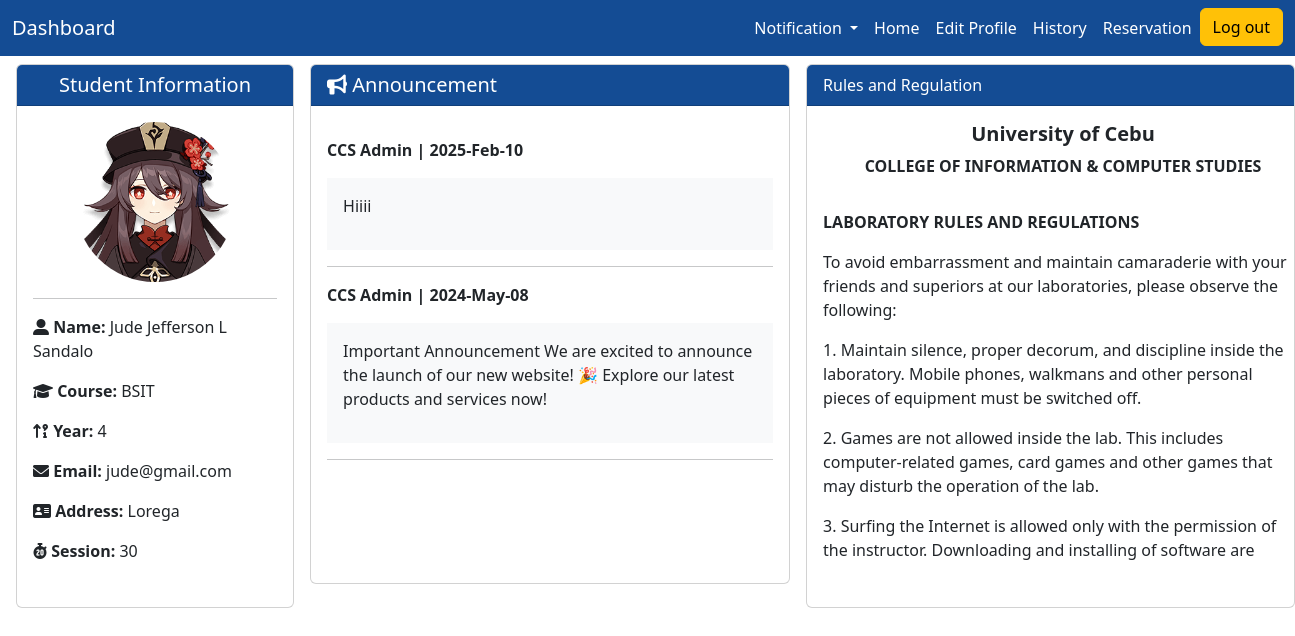
/View/Student/Homepage.php (signed in), run on the app's committed database.
### tables this page shows
CREATE TABLE `announce` (
  `announce_id` int(11) NOT NULL,
  `admin_name` varchar(20) NOT NULL,
  `date` varchar(20) NOT NULL,
  `message` varchar(255) NOT NULL
);

### Backend/backend_student.php (called while the page is built, shortened)
<?php
function view_announcement()
{
    $db = Database::getInstance();
    $con = $db->getConnection();
    $sql = "SELECT * FROM announce ORDER BY announce_id desc";
    $result = mysqli_query($con, $sql);
    if (mysqli_num_rows($result) > 0) {
        $announcement = [];
        while ($row = mysqli_fetch_array($result)) {
            $announcement[] = $row;
        }
    }
    return $announcement;
}

### View/Student/Homepage.php (the view, shortened to what this page needs)
<?php
require_once '../asset/navbar_student.php';
$announce = view_announcement();
?>
<!DOCTYPE html>
<html lang="en">
<head>
</head>
<body>
  <div class="row ms-1">
    <div class="d-flex flex-row container pt-2 gap-3" style="margin-right:18%">
      <div class="card" style="max-width: 20rem;">
        <h5 class="card-header text-white text-center" style="background-color:#144c94">Student Information</h5>
        <div class="card-body text-center">
          <img class="card-img rounded-circle" style="max-height:10rem; max-width:10rem;" src="../../images/hutao.webp">
          <hr>
          <p class="card-text text-left"><i class="fa-solid fa-user-large"></i> <strong>Name:</strong> <?php echo $_SESSION['name']; ?></p>
          <p class="card-text text-left"><i class="fa-solid fa-graduation-cap"></i> <strong>Course:</strong> <?php echo $_SESSION['course']; ?></p>
          <p class="card-text text-left"><i class="fa-solid fa-arrow-up-9-1"></i> <strong>Year:</strong> <?php echo $_SESSION['yearLevel']; ?></p>
          <p class="card-text text-left"><i class="fa-solid fa-envelope"></i> <strong>Email:</strong> <?php echo $_SESSION['email']; ?></p>
          <p class="card-text text-left"><i class="fa-solid fa-address-card"></i> <strong>Address:</strong> <?php echo $_SESSION['address']; ?></p>
          <p class="card-text text-left"><i class="fa-solid fa-stopwatch-20"></i> <strong>Session:</strong> <?php echo $_SESSION['remaining']; ?></p>
        </div>
      </div>
      <div class="column">
        <div class="card mb-4" style="width: 30rem; height:32.5rem">
          <h5 class=" card-header text-white " style="background-color:#144c94"><i class="fa-solid fa-bullhorn"></i> Announcement</h5>
          <div class="card-body" id="card-background">
            <div style="overflow-y: auto; max-height: 430px;">
              <p> <?php foreach ($announce as $row) : ?>
              <p><strong><?php echo $row['admin_name'] . " | " . $row['date'] ?></strong></p>
              <div class="card-body bg-light w-100">
                <p><?php echo $row['message'] ?></p>
              </div>
              <hr>
            <?php endforeach; ?>
            </div>
          </div>
        </div>
      </div>
      <div class="card">
        <div class=" card-header text-white" style="background-color:#144c94">Rules and Regulation</div>
        <div class="card-body container-fluid position-sticky " style="width:32rem;height:25rem;">
          <div style="overflow-y: auto; max-height: 440px; ">
            <h5 class="text-center"><strong>University of Cebu</strong></h5>
            <p class="mb-2 text-center"><strong>COLLEGE OF INFORMATION & COMPUTER STUDIES</strong></p>
            <br>
            <p><strong>LABORATORY RULES AND REGULATIONS</strong></p>
            <p>To avoid embarrassment and maintain camaraderie with your friends and superiors at our laboratories, please observe the following:</p>
            <p>1. Maintain silence, proper decorum, and discipline inside the laboratory. Mobile phones, walkmans and other personal pieces of equipment must be switched off.</p>
            <p>2. Games are not allowed inside the lab. This includes computer-related games, card games and other games that may disturb the operation of the lab.</p>
            <p>3. Surfing the Internet is allowed only with the permission of the instructor. Downloading and installing of software are strictly prohibited.</p>
            <br>
          </div>
        </div>
      </div>
    </div>
  </div>
</body>
</html>

### data on the page
announce: admin_name "CCS Admin", date "2025-Feb-10", message "Hiiii"
announce: admin_name "CCS Admin", date "2024-May-08", message "Important Announcement We are excited to announce the launch of our new website! 🎉 Explore our latest products and services now!"

### other printed values
$_SESSION['name'] "Jude Jefferson L Sandalo"
$_SESSION['course'] "BSIT"
$_SESSION['yearLevel'] "4"
$_SESSION['email'] "jude@gmail.com"
$_SESSION['address'] "Lorega"
$_SESSION['remaining'] "30"
